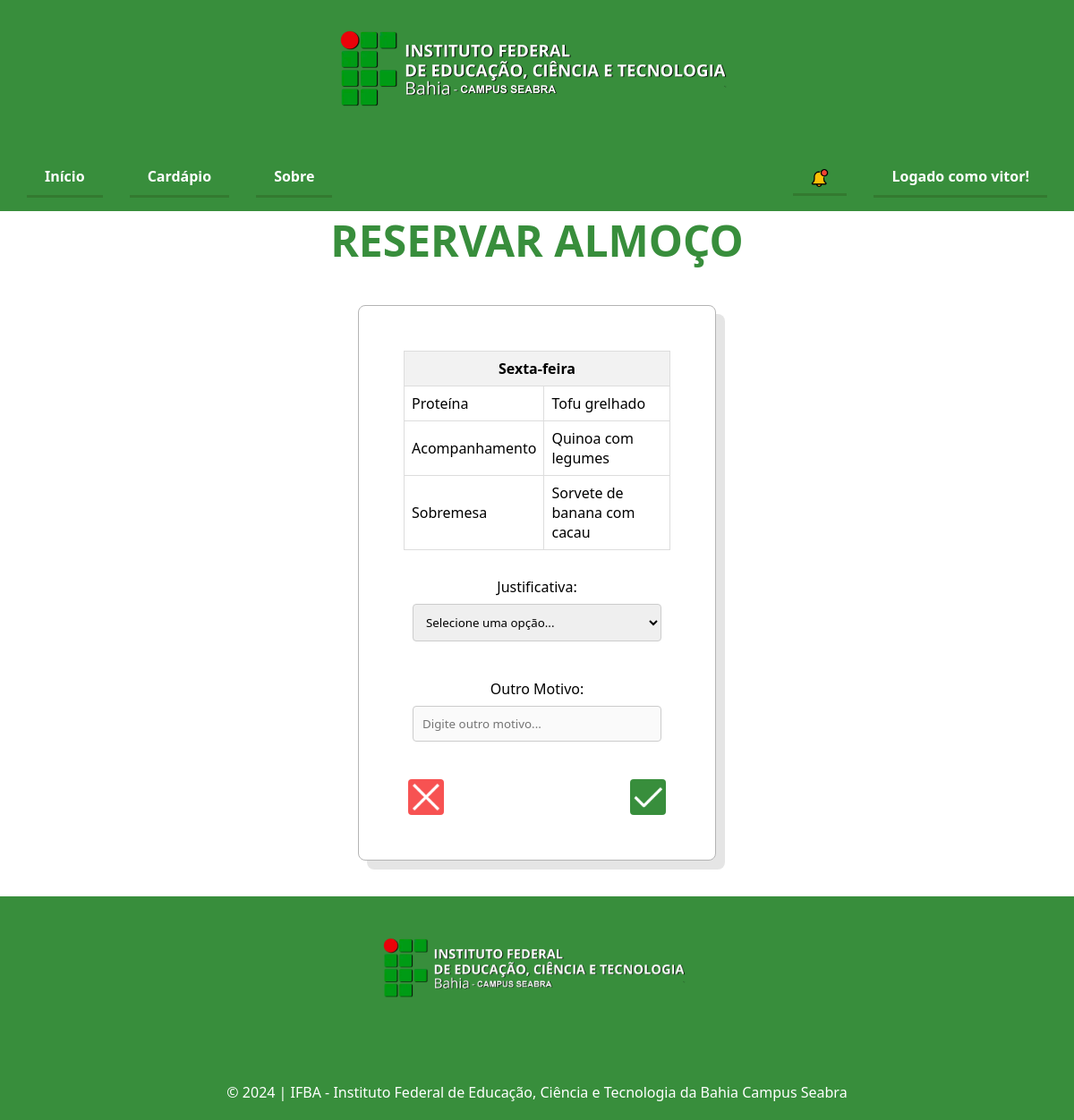
The page /View/cardapio-reserva.php (signed in) on the database its author committed.
### tables this page shows
CREATE TABLE `cardapio` (
  `id` int NOT NULL,
  `data_refeicao` date NOT NULL,
  `dia` varchar(255) NOT NULL,
  `principal` varchar(255) NOT NULL,
  `acompanhamento` varchar(255) NOT NULL,
  `sobremesa` varchar(255) NOT NULL,
  `ind_excluido` tinyint(1) NOT NULL DEFAULT '0'
);

### Model/model.php (called while the page is built, shortened)
<?php
    class LoginModel {
        public $conn;
        public function __construct() {
            require("connect.php");
            $this->conn = $conn;
        }
        public function getCardapio() : array {
            $sql = "SELECT * FROM cardapio WHERE ind_excluido = 0 ORDER BY data_refeicao";
            $result = $this->conn->query($sql);
            if ($result->num_rows > 0) {
                $cardapio = array_fill(0, 5, null);
                while ($row = $result->fetch_assoc()) {
                    $dia = "";
                    switch ($row['dia']) {
                        case "segunda":
                            $dia = 0; break;
                        case "terca":
                            $dia = 1; break;
                        case "quarta":
                            $dia = 2; break;
                        case "quinta":
                            $dia = 3; break;
                        case "sexta":
                            $dia = 4; break;
                    }
                    $cardapio[$dia] = array(
                        "dia" => $row['dia'],
                        "data" => $row['data_refeicao'],
                        "principal" => $row['principal'],
                        "acompanhamento" => $row['acompanhamento'],
                        "sobremesa" => $row['sobremesa']
                    );
                }
                return $cardapio;
            } else {
                return array(null);
            }
        }
    }
?>

### Controller/controller.php (called while the page is built, shortened)
<?php
    class LoginController {
        public $model;
        public function __construct() {
            $path = realpath(__DIR__ . "/..");
            require($path . "/Model/model.php");
            $this->model = new LoginModel();
        }
        public function getCardapio() : array {
            return $this->model->getCardapio();
        }
    }
?>

### View/cardapio-reserva.php (the view, shortened to what this page needs)
<?php session_start();
    require("../Controller/controller.php");
    $controller = new LoginController();
    $cardapio = $controller->getCardapio();
    $dataAtual = date('Y-m-d');
    $diaDaSemana = date('l', strtotime($dataAtual));
    switch ($diaDaSemana) {
        case "Friday": $diaDaSemana = "sexta"; $diaNumero = 4; break;
    }
?>
<!DOCTYPE html>
<html lang="pt-br">
<head>
    <link rel="stylesheet" href="css/cardapio-reserva.css">
</head>
<body>
<header class="session-1"> <a href='https://portal.ifba.edu.br/seabra' target='_blank'> <img src='../assets/1b1210fdf4454600bea220983da0cc63.png' alt='logo-ifba-seabra' draggable='false'> </a> </header>
    <?php include_once("process/navbar.php"); showNav("default"); ?>
    <div class="container">
    <h1>RESERVAR ALMOÇO</h1>
    <form action="process/process-justificativa.php" method="POST">
        <table>
            <tr><th colspan="2"><?php echo ucfirst($diaDaSemana) . '-feira' ?></th></tr>
            <tr><td>Proteína</td><td><?php echo $cardapio['principal']; ?></td></tr>
            <tr><td>Acompanhamento</td><td><?php echo $cardapio['acompanhamento']; ?></td></tr>
            <tr><td>Sobremesa</td><td><?php echo $cardapio['sobremesa']; ?></td></tr>
        </table>
        <label for="justificativa">Justificativa:</label>
        <select id="justificativa" name="justificativa" onchange="toggleOutroMotivo()" required>
            <option value="" selected disabled hidden>Selecione uma opção...</option>
        </select>
        <br>
        <label for="outro">Outro Motivo:</label>
        <input type="text" id="outro" name="outro" placeholder="Digite outro motivo..." disabled required>
        <br>
        <div class="botao-container">
            <button class="cancelar" type="button" onclick="cancelarCardapio()"></button>
            <button class="validar" type="submit"></button>
        </div>
    </form>
</div>
    <?php include 'footer.php'; ?>
</body>
</html>

### View/css/cardapio-reserva.css (style rules this page uses)
h1 { font-size: 48px; margin: 20px 0; text-align: center; color: #388E3C; }
label { margin-bottom: 8px; }
input[type=text], select { width: calc(100% - 20px); padding: 10px; margin-bottom: 20px; border: 1px solid #ccc; border-radius: 4px; }
.botao-container { display: flex; justify-content: center; align-items: center; }
.cancelar { background-color: #f75252; color: #fff; }
.validar { background-color: #388E3C; color: #fff; }
#outro:disabled { cursor: not-allowed; }
table { width: 100%; border-collapse: collapse; margin-bottom: 30px; }
th, td { border: 1px solid #ddd; padding: 8px; text-align: left; }
th { background-color: #f2f2f2; text-align: center; }

### View/css/style.css (style rules this page uses)
:root { --light-green: #388E3C; --dark-green: #274E13; --medium-green: #337A30; --gray: #706f6f; --salmon: #f75252; --medium-salmon: #d63838; }
*, *::after, *::before { margin: 0; padding: 0; box-sizing: border-box; font-family: 'Segoe UI', Tahoma, Geneva, Verdana, sans-serif; }
.session-1 { display: flex; flex-direction: column; justify-content: center; align-items: center; background-color: #388E3C; color: white; }
img { user-select: none; }
h1, h2, h3, h4, h5, h6 { margin: 0; }
a { text-decoration: none; }
.botao-container { width: 100%; display: flex; justify-content: space-between; align-items: center; }
.cancelar, .validar { padding: 5px 5px; margin: 0 5px; border: none; border-radius: 4px; cursor: pointer; font-size: 16px; display: flex; justify-content: center; align-items: center; transition: background-color 0.3s ease; width: 40px; height: 40px; background-repeat: no-repeat; background-position: center; background-size: contain; }
.cancelar { background-color: #f75252; color: #fff; background-image: url('../../assets/cancelar-100px.png'); }
.validar { background-color: #388E3C; color: #fff; background-image: url('../../assets/validar-100px.png'); }
form { max-width: 400px; margin: 40px auto; padding: 50px; border: 1px solid #b4b4b4; border-radius: 8px; background-color: #fff; display: flex; flex-direction: column; align-items: center; box-shadow: 10px 10px 0 rgba(0, 0, 0, 0.1); }

### rows shown on the page
cardapio: principal "Tofu grelhado", acompanhamento "Quinoa com legumes", sobremesa "Sorvete de banana com cacau"

### other values the page prints
$nome "vitor"
$diaDaSemana "Sexta"
